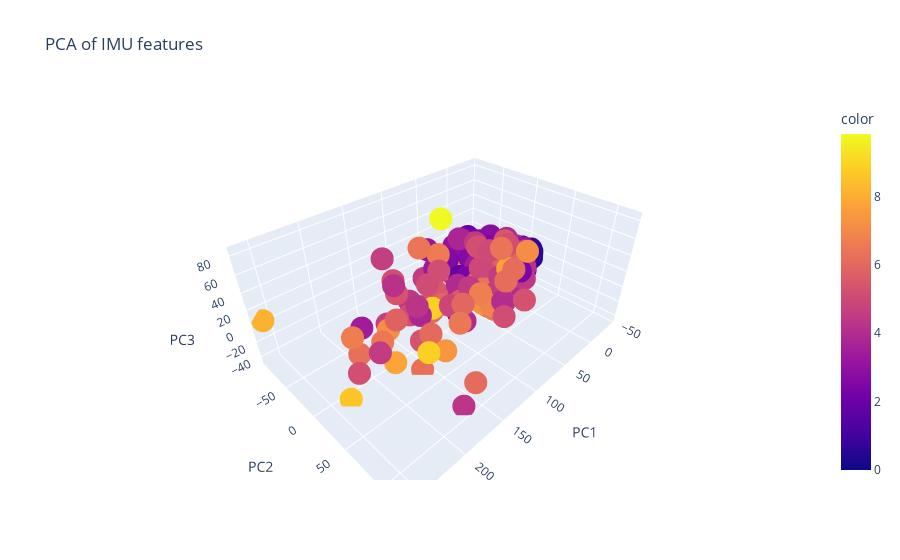

The notebook cell saved with this chart:
### Code cell
import plotly.express as px

fig = px.scatter_3d(
    reduced_features,
    x=0,
    y=1,
    z=2,
    # color=cost_df["terrain_class"],
    color=cost_df["cost"],
    title="PCA of IMU features",
    labels={"0": "PC1", "1": "PC2", "2": "PC3"},
)
fig.show()

### Figure 1 — Plotly figure (JSON) as saved in the notebook; plotly's stock layout.template omitted (floating-point values rounded to 4 significant figures; data arrays with more than 128 entries replaced by an {"elided": "..."} marker saying what was removed)
{"data": [{"hovertemplate": "PC1=%{x}<br>PC2=%{y}<br>PC3=%{z}<br>color=%{marker.color}<extra></extra>", "legendgroup": "", "marker": {"color": {"elided": "960 float values"}, "coloraxis": "coloraxis", "symbol": "circle"}, "mode": "markers", "name": "", "scene": "scene", "showlegend": false, "type": "scatter3d", "x": {"elided": "960 float values"}, "y": {"elided": "960 float values"}, "z": {"elided": "960 float values"}}], "layout": {"coloraxis": {"colorbar": {"title": {"text": "color"}}, "colorscale": [[0, "#0d0887"], [0.1111, "#46039f"], [0.2222, "#7201a8"], [0.3333, "#9c179e"], [0.4444, "#bd3786"], [0.5556, "#d8576b"], [0.6667, "#ed7953"], [0.7778, "#fb9f3a"], [0.8889, "#fdca26"], [1, "#f0f921"]]}, "legend": {"tracegroupgap": 0}, "scene": {"domain": {"x": [0, 1], "y": [0, 1]}, "xaxis": {"title": {"text": "PC1"}}, "yaxis": {"title": {"text": "PC2"}}, "zaxis": {"title": {"text": "PC3"}}}, "title": {"text": "PCA of IMU features"}}}
